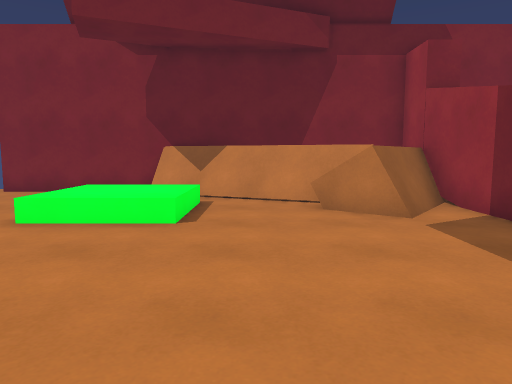
View 1 (above)

12 first-person views from a walk through a Unity game level. The camera is 1.3 m above the floor, tilts 6° down and sees 70° across. The floor is counted in squares, 1 m on a side. Each view is taken from the middle of a square. On the plan, view 1 faces up. The plan holds only what a view shows up to about 15 squares ahead; the rest is blank. The place goes on beyond the plan. The player is left out.

View 2
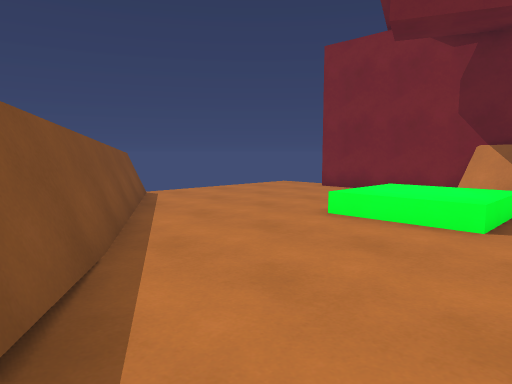

View 3
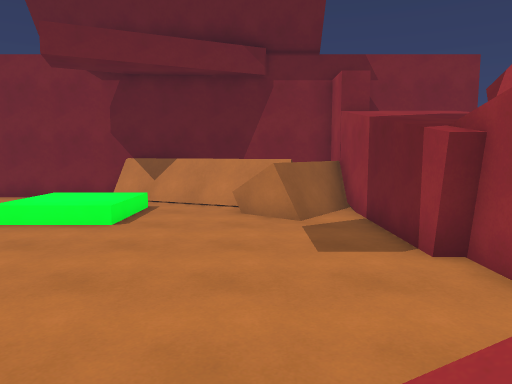

View 4
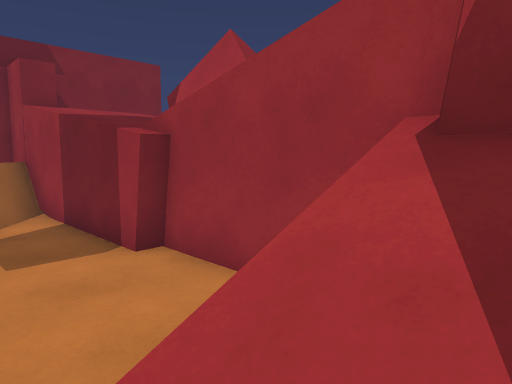

View 5
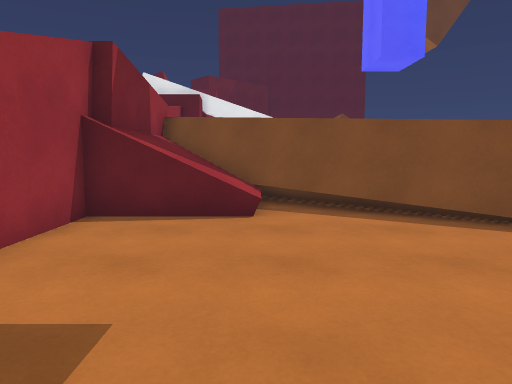

View 6
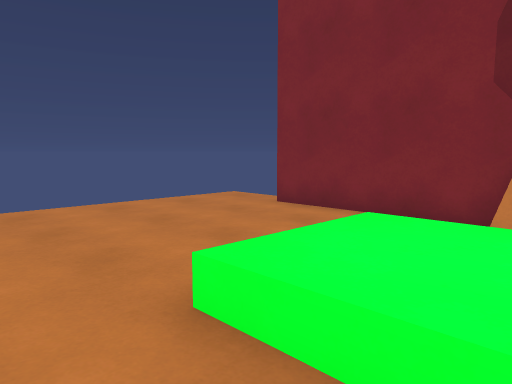

View 7
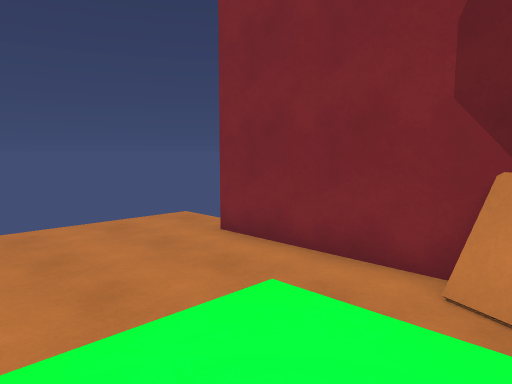

View 8
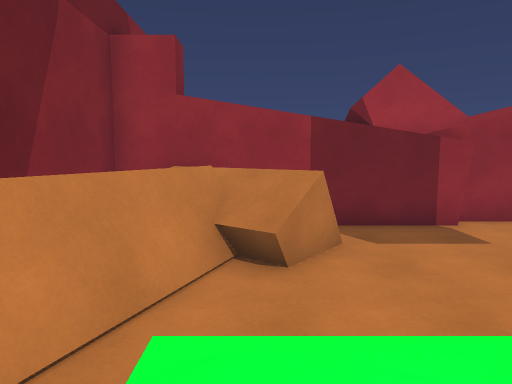

View 9
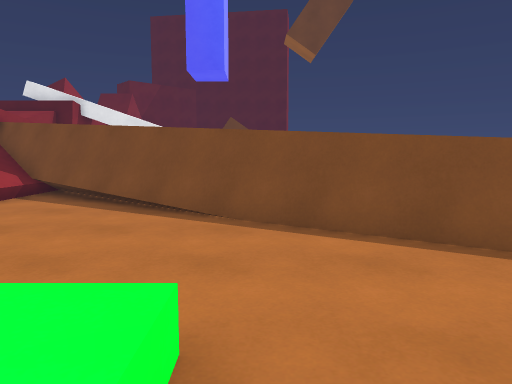

View 10
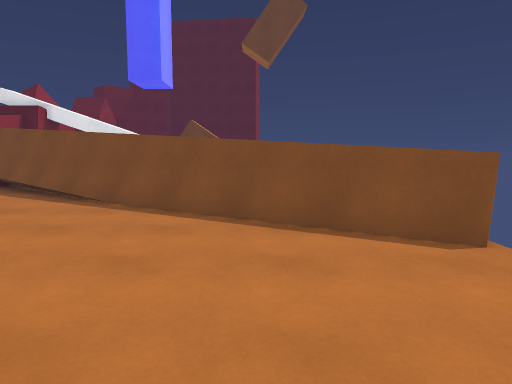

View 11
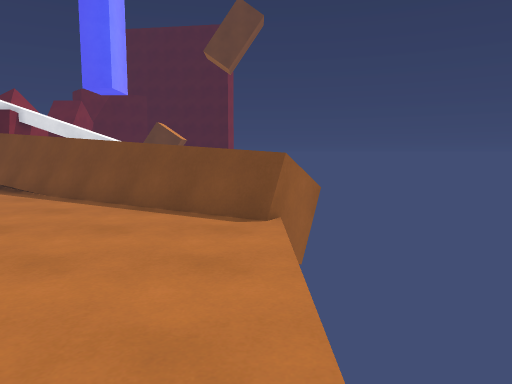

View 12
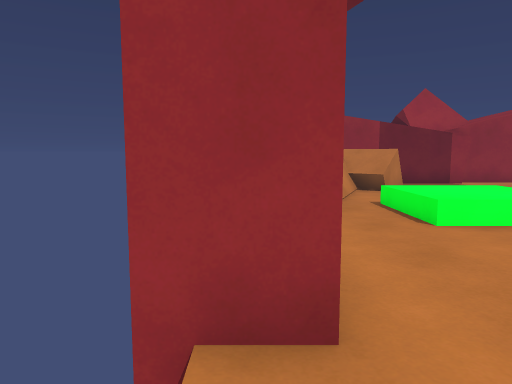

### Floor plan
Key: @ floor where view 1 was taken; # wall or solid block; . main floor; : floor 0.5 m higher than the main floor; / step, stairs or slope; = window, fence, low wall or low ledge; ^ raised ledge.
Columns run from 13 left of view 1 to 6 right of it. Each row starts with its distance up from view 1.
 14     #
 13   ..########   ####
 12   ........#######^^
 11   .........=##^^  #
 10   ...........=##^^#
  9   .......:::..=^^##
  8   .......:::...^#.#
  7   .......:::......#
  6  ##...............#
  5  ^^#..............#
  4 =^ ^##............##
  3     ^^#............#
  2       ^##..........#
  1        ^###........#
  0          ###.@.....#
 -1            ###.///#^
 -2             ###///^
 -3               ##//^
 -4                #=/^
 -5                 ^^^
 -6                   ^
 -7                   ^

Positions as (right, up) in squares from view 1, and headings:
1: (0, 0), facing up
2: (0, 0), facing up-left
3: (2, -2), facing up
4: (2, -2), facing up-right
5: (2, 7), facing down
6: (-2, 5), facing up-left
7: (-2, 7), facing up-left
8: (-4, 9), facing right
9: (-5, 9), facing down
10: (-8, 11), facing down
11: (-11, 13), facing down
12: (-11, 13), facing right
